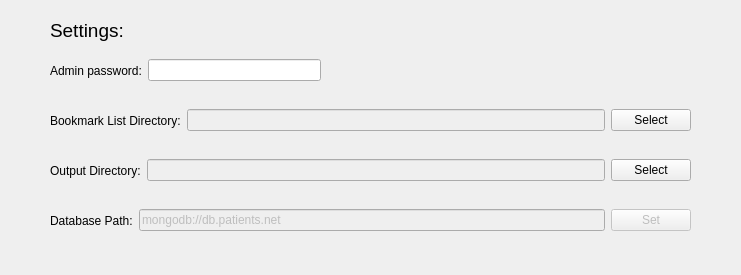
<?xml version="1.0" encoding="UTF-8"?>
<ui version="4.0">
 <class>configuration</class>
 <widget class="QWidget" name="configuration">
  <property name="geometry">
   <rect>
    <x>0</x>
    <y>0</y>
    <width>741</width>
    <height>275</height>
   </rect>
  </property>
  <property name="windowTitle">
   <string>Configure Settings</string>
  </property>
  <widget class="QWidget" name="horizontalLayoutWidget_3">
   <property name="geometry">
    <rect>
     <x>50</x>
     <y>100</y>
     <width>641</width>
     <height>41</height>
    </rect>
   </property>
   <layout class="QHBoxLayout" name="horizontalLayout_3">
    <item>
     <widget class="QLabel" name="label_3">
      <property name="text">
       <string>Bookmark List Directory:</string>
      </property>
     </widget>
    </item>
    <item>
     <widget class="QLineEdit" name="bl_directory">
      <property name="enabled">
       <bool>false</bool>
      </property>
     </widget>
    </item>
    <item>
     <widget class="QPushButton" name="btn_bl_directory">
      <property name="text">
       <string>Select</string>
      </property>
     </widget>
    </item>
   </layout>
  </widget>
  <widget class="QWidget" name="horizontalLayoutWidget_4">
   <property name="geometry">
    <rect>
     <x>50</x>
     <y>150</y>
     <width>641</width>
     <height>41</height>
    </rect>
   </property>
   <layout class="QHBoxLayout" name="horizontalLayout_4">
    <item>
     <widget class="QLabel" name="label_4">
      <property name="text">
       <string>Output Directory:</string>
      </property>
     </widget>
    </item>
    <item>
     <widget class="QLineEdit" name="output_directory">
      <property name="enabled">
       <bool>false</bool>
      </property>
     </widget>
    </item>
    <item>
     <widget class="QPushButton" name="btn_output_directory">
      <property name="text">
       <string>Select</string>
      </property>
     </widget>
    </item>
   </layout>
  </widget>
  <widget class="QWidget" name="horizontalLayoutWidget_5">
   <property name="geometry">
    <rect>
     <x>50</x>
     <y>200</y>
     <width>641</width>
     <height>41</height>
    </rect>
   </property>
   <layout class="QHBoxLayout" name="horizontalLayout_5">
    <item>
     <widget class="QLabel" name="label_5">
      <property name="text">
       <string>Database Path:</string>
      </property>
     </widget>
    </item>
    <item>
     <widget class="QLineEdit" name="db_path">
      <property name="enabled">
       <bool>false</bool>
      </property>
      <property name="text">
       <string>mongodb://db.patients.net</string>
      </property>
     </widget>
    </item>
    <item>
     <widget class="QPushButton" name="btn_db_path">
      <property name="enabled">
       <bool>false</bool>
      </property>
      <property name="text">
       <string>Set</string>
      </property>
     </widget>
    </item>
   </layout>
  </widget>
  <widget class="QLabel" name="label">
   <property name="geometry">
    <rect>
     <x>50</x>
     <y>10</y>
     <width>111</width>
     <height>41</height>
    </rect>
   </property>
   <property name="font">
    <font>
     <pointsize>14</pointsize>
    </font>
   </property>
   <property name="text">
    <string>Settings:</string>
   </property>
  </widget>
  <widget class="QWidget" name="horizontalLayoutWidget">
   <property name="geometry">
    <rect>
     <x>50</x>
     <y>50</y>
     <width>271</width>
     <height>41</height>
    </rect>
   </property>
   <layout class="QHBoxLayout" name="horizontalLayout">
    <item>
     <widget class="QLabel" name="label_2">
      <property name="text">
       <string>Admin password:</string>
      </property>
     </widget>
    </item>
    <item>
     <widget class="QLineEdit" name="admin_pass">
      <property name="echoMode">
       <enum>QLineEdit::Password</enum>
      </property>
     </widget>
    </item>
   </layout>
  </widget>
  <zorder>horizontalLayoutWidget_3</zorder>
  <zorder>horizontalLayoutWidget_4</zorder>
  <zorder>horizontalLayoutWidget_5</zorder>
  <zorder>label_2</zorder>
  <zorder>label</zorder>
  <zorder>horizontalLayoutWidget</zorder>
 </widget>
 <resources/>
 <connections/>
</ui>
